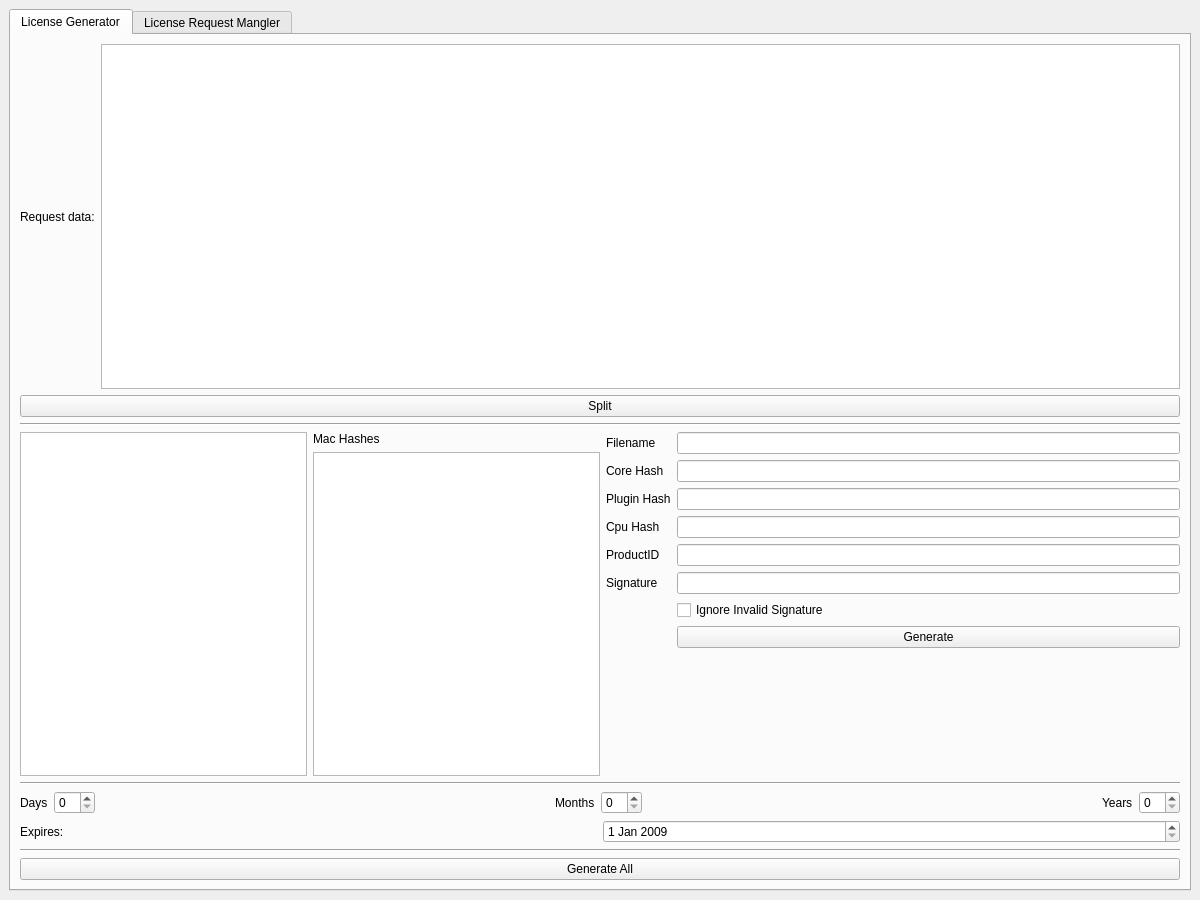
<?xml version="1.0" encoding="UTF-8"?>
<ui version="4.0">
 <class>keyWindow</class>
 <widget class="QMainWindow" name="keyWindow">
  <property name="geometry">
   <rect>
    <x>0</x>
    <y>0</y>
    <width>1200</width>
    <height>900</height>
   </rect>
  </property>
  <property name="windowTitle">
   <string>MainWindow</string>
  </property>
  <widget class="QWidget" name="mainWidget">
   <layout class="QVBoxLayout" name="verticalLayout_2">
    <item>
     <widget class="QTabWidget" name="tabWidget">
      <property name="currentIndex">
       <number>0</number>
      </property>
      <widget class="QWidget" name="generator_tab">
       <attribute name="title">
        <string>License Generator</string>
       </attribute>
       <layout class="QVBoxLayout" name="generator_tab_vl">
        <item>
         <layout class="QHBoxLayout" name="horizontalLayout">
          <item>
           <widget class="QLabel" name="label">
            <property name="text">
             <string>Request data:</string>
            </property>
            <property name="buddy">
             <cstring>requestData</cstring>
            </property>
           </widget>
          </item>
          <item>
           <widget class="QTextEdit" name="requestData">
            <property name="toolTip">
             <string>Enter the request received from the user into this field.</string>
            </property>
           </widget>
          </item>
         </layout>
        </item>
        <item>
         <layout class="QHBoxLayout" name="horizontalLayout_8">
          <item>
           <widget class="QPushButton" name="splitButton">
            <property name="text">
             <string>Split</string>
            </property>
           </widget>
          </item>
         </layout>
        </item>
        <item>
         <widget class="Line" name="line_3">
          <property name="orientation">
           <enum>Qt::Horizontal</enum>
          </property>
         </widget>
        </item>
        <item>
         <layout class="QHBoxLayout" name="horizontalLayout_9" stretch="1,1,2">
          <item>
           <widget class="QListWidget" name="keyList"/>
          </item>
          <item>
           <layout class="QVBoxLayout" name="verticalLayout">
            <item>
             <widget class="QLabel" name="label_10">
              <property name="text">
               <string>Mac Hashes</string>
              </property>
              <property name="buddy">
               <cstring>macHashBox</cstring>
              </property>
             </widget>
            </item>
            <item>
             <widget class="QTextEdit" name="macHashBox"/>
            </item>
           </layout>
          </item>
          <item>
           <layout class="QFormLayout" name="formLayout">
            <item row="0" column="0">
             <widget class="QLabel" name="label_6">
              <property name="text">
               <string>Filename</string>
              </property>
              <property name="buddy">
               <cstring>fileNameBox</cstring>
              </property>
             </widget>
            </item>
            <item row="0" column="1">
             <widget class="QLineEdit" name="fileNameBox"/>
            </item>
            <item row="1" column="0">
             <widget class="QLabel" name="label_7">
              <property name="text">
               <string>Core Hash</string>
              </property>
              <property name="buddy">
               <cstring>coreHashBox</cstring>
              </property>
             </widget>
            </item>
            <item row="1" column="1">
             <widget class="QLineEdit" name="coreHashBox"/>
            </item>
            <item row="2" column="0">
             <widget class="QLabel" name="label_8">
              <property name="text">
               <string>Plugin Hash</string>
              </property>
              <property name="buddy">
               <cstring>pluginHashBox</cstring>
              </property>
             </widget>
            </item>
            <item row="2" column="1">
             <widget class="QLineEdit" name="pluginHashBox"/>
            </item>
            <item row="3" column="0">
             <widget class="QLabel" name="label_9">
              <property name="text">
               <string>Cpu Hash</string>
              </property>
              <property name="buddy">
               <cstring>cpuHashBox</cstring>
              </property>
             </widget>
            </item>
            <item row="3" column="1">
             <widget class="QLineEdit" name="cpuHashBox"/>
            </item>
            <item row="4" column="0">
             <widget class="QLabel" name="label_11">
              <property name="text">
               <string>ProductID</string>
              </property>
              <property name="buddy">
               <cstring>productIDBox</cstring>
              </property>
             </widget>
            </item>
            <item row="4" column="1">
             <widget class="QLineEdit" name="productIDBox"/>
            </item>
            <item row="5" column="0">
             <widget class="QLabel" name="label_12">
              <property name="text">
               <string>Signature</string>
              </property>
              <property name="buddy">
               <cstring>signatureBox</cstring>
              </property>
             </widget>
            </item>
            <item row="5" column="1">
             <widget class="QLineEdit" name="signatureBox"/>
            </item>
            <item row="6" column="1">
             <widget class="QCheckBox" name="ignoreSigBox">
              <property name="text">
               <string>Ignore Invalid Signature</string>
              </property>
             </widget>
            </item>
            <item row="7" column="1">
             <widget class="QPushButton" name="generateLocalButton">
              <property name="text">
               <string>Generate</string>
              </property>
             </widget>
            </item>
           </layout>
          </item>
         </layout>
        </item>
        <item>
         <widget class="Line" name="line_2">
          <property name="orientation">
           <enum>Qt::Horizontal</enum>
          </property>
         </widget>
        </item>
        <item>
         <layout class="QHBoxLayout" name="horizontalLayout_5">
          <item>
           <layout class="QHBoxLayout" name="horizontalLayout_4">
            <item>
             <widget class="QLabel" name="label_5">
              <property name="text">
               <string>Days</string>
              </property>
             </widget>
            </item>
            <item>
             <widget class="QSpinBox" name="days"/>
            </item>
           </layout>
          </item>
          <item>
           <spacer name="horizontalSpacer_2">
            <property name="orientation">
             <enum>Qt::Horizontal</enum>
            </property>
            <property name="sizeHint" stdset="0">
             <size>
              <width>40</width>
              <height>20</height>
             </size>
            </property>
           </spacer>
          </item>
          <item>
           <layout class="QHBoxLayout" name="horizontalLayout_2">
            <item>
             <widget class="QLabel" name="label_3">
              <property name="text">
               <string>Months</string>
              </property>
             </widget>
            </item>
            <item>
             <widget class="QSpinBox" name="months"/>
            </item>
           </layout>
          </item>
          <item>
           <spacer name="horizontalSpacer_3">
            <property name="orientation">
             <enum>Qt::Horizontal</enum>
            </property>
            <property name="sizeHint" stdset="0">
             <size>
              <width>40</width>
              <height>20</height>
             </size>
            </property>
           </spacer>
          </item>
          <item>
           <layout class="QHBoxLayout" name="horizontalLayout_3">
            <item>
             <widget class="QLabel" name="label_4">
              <property name="text">
               <string>Years</string>
              </property>
             </widget>
            </item>
            <item>
             <widget class="QSpinBox" name="years"/>
            </item>
           </layout>
          </item>
         </layout>
        </item>
        <item>
         <layout class="QHBoxLayout" name="horizontalLayout_6">
          <item>
           <widget class="QLabel" name="label_2">
            <property name="text">
             <string>Expires:</string>
            </property>
           </widget>
          </item>
          <item>
           <widget class="QDateEdit" name="expires">
            <property name="toolTip">
             <string>The date, when the license will expire.</string>
            </property>
            <property name="dateTime">
             <datetime>
              <hour>9</hour>
              <minute>0</minute>
              <second>0</second>
              <year>2009</year>
              <month>1</month>
              <day>1</day>
             </datetime>
            </property>
           </widget>
          </item>
         </layout>
        </item>
        <item>
         <widget class="Line" name="line">
          <property name="orientation">
           <enum>Qt::Horizontal</enum>
          </property>
         </widget>
        </item>
        <item>
         <widget class="QPushButton" name="generateAllButton">
          <property name="text">
           <string>Generate All</string>
          </property>
         </widget>
        </item>
       </layout>
      </widget>
      <widget class="QWidget" name="mangler_tab">
       <attribute name="title">
        <string>License Request Mangler</string>
       </attribute>
       <layout class="QVBoxLayout" name="verticalLayout_5">
        <item>
         <layout class="QHBoxLayout" name="horizontalLayout_7">
          <item>
           <layout class="QVBoxLayout" name="verticalLayout_3">
            <item>
             <widget class="QLabel" name="label_13">
              <property name="text">
               <string>License Request to extract Hardware Hashes from:</string>
              </property>
             </widget>
            </item>
            <item>
             <widget class="QTextEdit" name="hardwareHashDump_te"/>
            </item>
           </layout>
          </item>
          <item>
           <layout class="QVBoxLayout" name="verticalLayout_4">
            <item>
             <widget class="QLabel" name="label_14">
              <property name="text">
               <string>License Request(s) to extract Plugin Hashes from:</string>
              </property>
             </widget>
            </item>
            <item>
             <widget class="QTextEdit" name="pluginHashDump_te"/>
            </item>
           </layout>
          </item>
         </layout>
        </item>
        <item>
         <layout class="QHBoxLayout" name="horizontalLayout_10">
          <item>
           <spacer name="horizontalSpacer">
            <property name="orientation">
             <enum>Qt::Horizontal</enum>
            </property>
            <property name="sizeHint" stdset="0">
             <size>
              <width>40</width>
              <height>0</height>
             </size>
            </property>
           </spacer>
          </item>
          <item>
           <widget class="QPushButton" name="mangle_pb">
            <property name="text">
             <string>Mangle and Copy To Request Data in License Generator Tab</string>
            </property>
           </widget>
          </item>
         </layout>
        </item>
       </layout>
      </widget>
     </widget>
    </item>
   </layout>
  </widget>
 </widget>
 <resources/>
 <connections/>
</ui>
